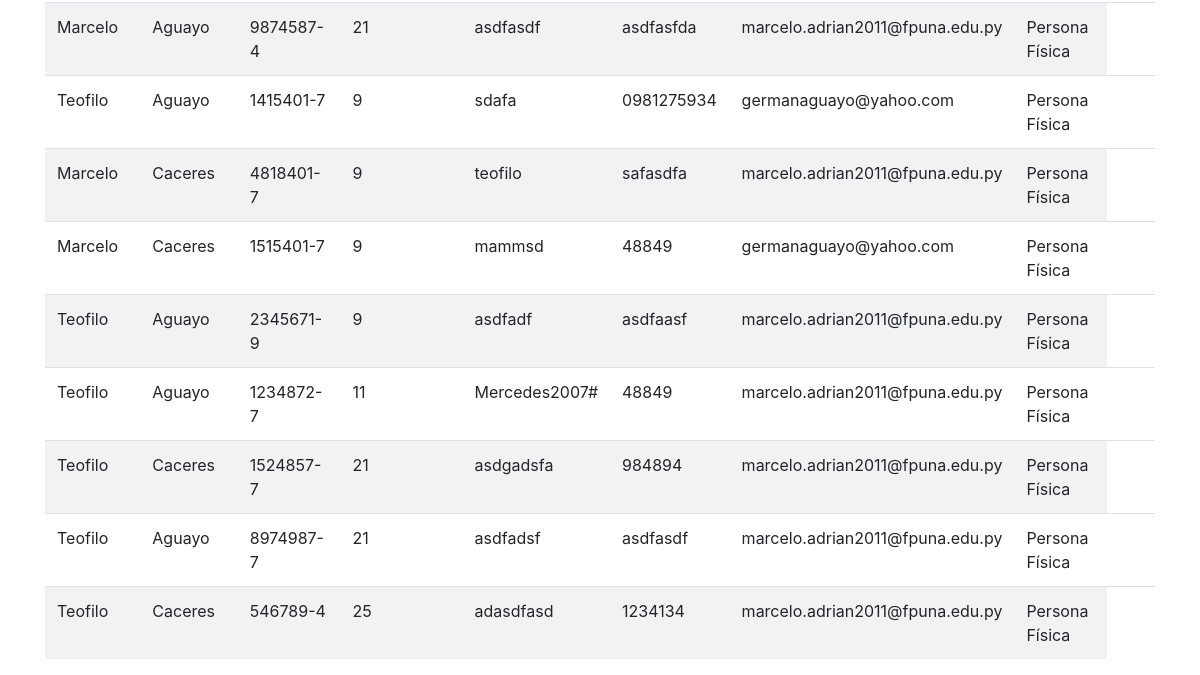
Page /clients/clientesruc/ (lower part) on the earlier database version.
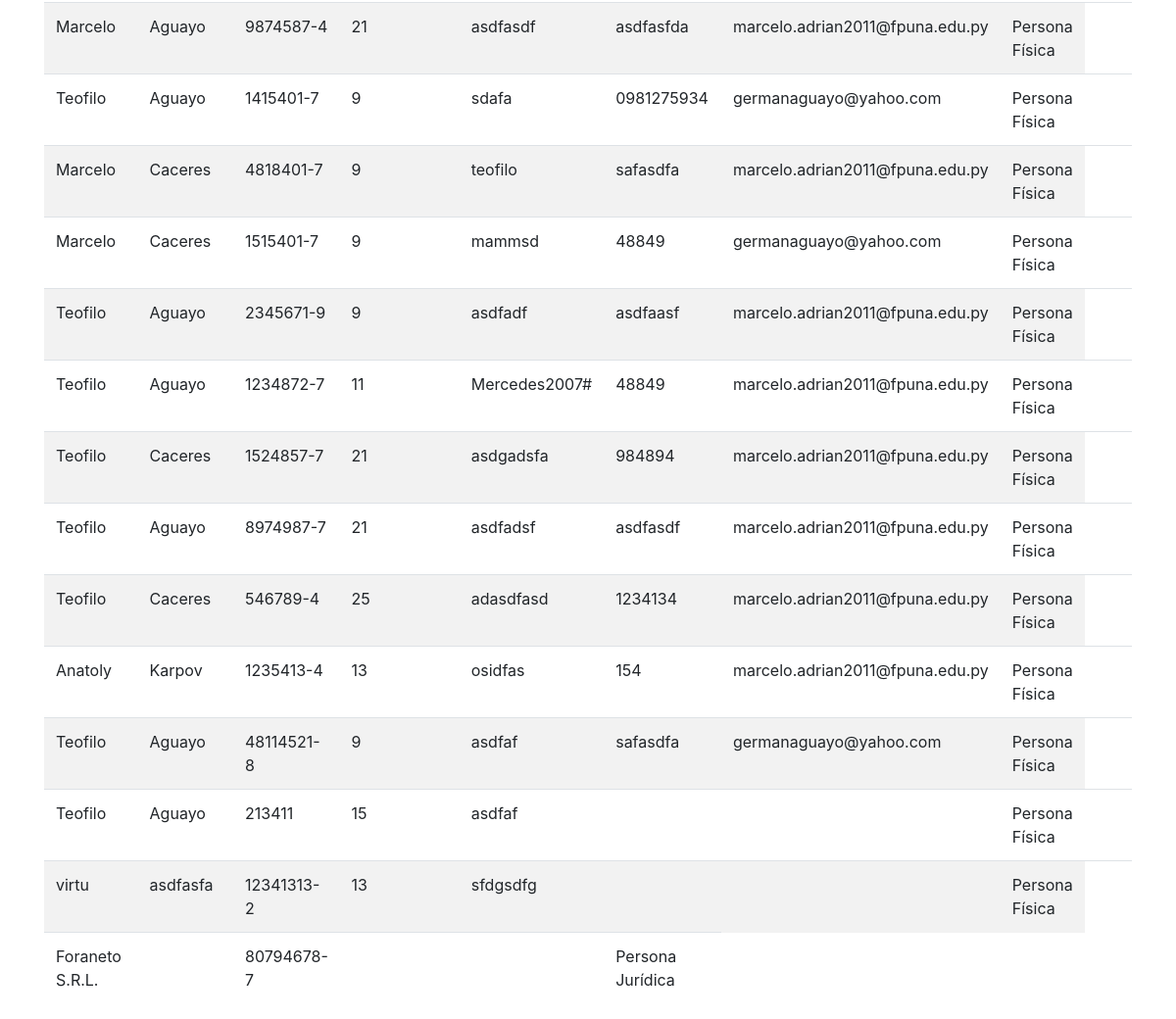
Same page on the later database version.
### clients/models.py (models this page shows, shortened)
class Persona(models.Model):
    ruc = models.CharField(max_length=11, unique=True)
    contrasena = models.CharField(max_length=25, default='', )
    vencimiento = models.CharField(max_length=10, default='', )
    telefono = models.CharField(max_length=15, blank=True, null=True)
    email = models.EmailField(blank=True, null=True)
    class Meta:
        abstract = True

class PersonaFisica(Persona):
    nombre = models.CharField(max_length=100)
    apellido = models.CharField(max_length=100)
    cedula = models.CharField(max_length=8)
    fecha_nacimiento = models.DateField(null=True)
    direccion = models.CharField(max_length=100, blank=True)

class PersonaJuridica(Persona):
    razon_social = models.CharField(max_length=150, blank=True)
    direccion_fiscal = models.TextField(blank=True)
    representante_legal = models.CharField(max_length=150, blank=True)

### clients/views.py (the view)
# urls.py: path('clientesruc/', clientes_ruc_view, name='clientesruc'),
def clientes_ruc_view(request):
    form_persona_fisica = PersonaFisicaForm(request.session.pop('form_data', None) if request.session.get('form_type') == 'fisica' else None)
    form_persona_juridica = PersonaJuridicaForm(request.session.pop('form_data', None) if request.session.get('form_type') == 'juridica' else None)
    personas_fisicas = PersonaFisica.objects.all()
    personas_juridicas = PersonaJuridica.objects.all()
    return render(request, 'clients/clientesruc.html', {
        'personas_fisicas': personas_fisicas,
        'personas_juridicas': personas_juridicas,
        'form_persona_fisica': form_persona_fisica,
        'form_persona_juridica': form_persona_juridica,
        'show_modal': 'form_type' in request.session,
    })

### clients/templates/clients/clientesruc.html (shortened to what this page needs)
{% extends 'base.html' %}
{% block content %}
<div class="content">
    <div class="container">
        <div class="table-responsive">
            <table class="table table-striped custom-table">
                <tbody>
                    {% for persona in personas_fisicas %}
                    <tr class="table-row" data-client-id="{{ persona.id }}">
                        <td >{{ persona.nombre }}</td>
                        <td>{{ persona.apellido }}</td>
                        <td>{{ persona.ruc }}</td>
                        <td>{{ persona.vencimiento }}</td>
                        <td>{{ persona.contrasena }}</td>
                        <td>{{ persona.telefono }}</td>
                        <td>{{ persona.email }}</td>
                        <td>Persona Física</td>
                    {% endfor %}
                    {% for persona in personas_juridicas %}
                    <tr>
                        <td>{{ persona.razon_social }}</td>
                        <td>{{ persona.representante_legal }}</td>
                        <td>{{ persona.ruc }}</td>
                        <td>{{ persona.telefono }}</td>
                        <td>{{ persona.email }}</td>
                        <td>Persona Jurídica</td>
                    </tr>
                  </tr>
                    {% endfor %}
                </tbody>
            </table>
        </div>
    </div>
</div>
{% endblock %}

Differences in the rows shown:
added PersonaFisica: nombre "Anatoly", apellido "Karpov", ruc "1235413-4", vencimiento "13", contrasena "osidfas", telefono "154", email "marcelo.adrian2011@fpuna.edu.py"
added PersonaFisica: nombre "Teofilo", apellido "Aguayo", ruc "48114521-8", vencimiento "9", contrasena "asdfaf", telefono "safasdfa", email "germanaguayo@yahoo.com"
added PersonaFisica: nombre "Teofilo", apellido "Aguayo", ruc "213411", vencimiento "15", contrasena "asdfaf"
added PersonaFisica: nombre "virtu", apellido "asdfasfa", ruc "12341313-2", vencimiento "13", contrasena "sfdgsdfg"
added PersonaJuridica: razon_social "Foraneto S.R.L.", ruc "80794678-7"
